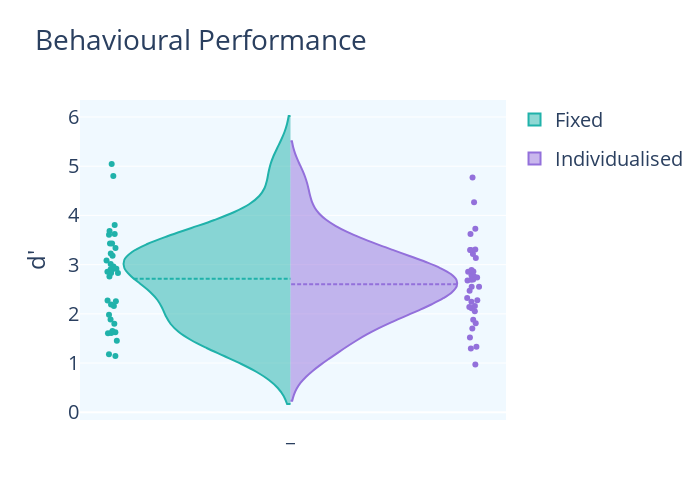

The code cell stored with this chart in its notebook:
### Code cell
show_legend = [True,True,False,False]

fig = go.Figure()

# for i in range(0,len(pd.unique(df_plot['ROI']))):
i = 0
fig.add_trace(go.Violin(x= df_dprime_violin['label'][(df_dprime_violin['cond'] == 'Fixed') &
                                (df_dprime_violin['label'] == pd.unique(df_dprime_violin['label'])[i])],
                    y=df_dprime_violin['dprime'][(df_dprime_violin['cond'] == 'Fixed')&
                                        (df_dprime_violin['label'] == pd.unique(df_dprime_violin['label'])[i])],
                                        
                                        legendgroup='Fixed', scalegroup='Fixed', name='Fixed',
                    side='negative',
                    pointpos=-1.07, # where to position points
                    line_color='lightseagreen',
                    showlegend=show_legend[i],
                    ))
        

fig.add_trace(go.Violin(x=df_dprime_violin['label'][(df_dprime_violin['cond'] == 'Individualised') &
                                (df_dprime_violin['label'] == pd.unique(df_dprime_violin['label'])[i])],
                    y=df_dprime_violin['dprime'][(df_dprime_violin['cond'] == 'Individualised')&
                                        (df_dprime_violin['label'] == pd.unique(df_dprime_violin['label'])[i])],
                    legendgroup='Individualised', scalegroup='Individualised', name='Individualised',
                    side='positive',
                    pointpos=1.1, # where to position points
                    line_color='mediumpurple',
                    showlegend=show_legend[i],
                    
                    ))                    


# update characteristics shared by all traces
fig.update_traces(meanline_visible=True,
                  points='all', # show all points
                  jitter=0.05,  # add some jitter on points for better visibility
                  scalemode='count') #scale violin plot area with total count
fig.update_layout(
    title_text="Behavioural Performance",
    # xaxis_title = "ROI",
    yaxis_title = "d'",
    violingap=0.3, violingroupgap=0, violinmode='overlay',
    autosize = False,
    width = 700, 
    height = 500,
    font_size = 20,
    plot_bgcolor = '#f0f9ff' )
# fig.write_image("/dPrime.jpg", scale = 12)
fig.show()

### Figure 1 — Plotly figure (JSON) as saved in the notebook; plotly's stock layout.template omitted (floating-point values rounded to 4 significant figures)
{"data": [{"jitter": 0.05, "legendgroup": "Fixed", "line": {"color": "lightseagreen"}, "meanline": {"visible": true}, "name": "Fixed", "pointpos": -1.07, "points": "all", "scalegroup": "Fixed", "scalemode": "count", "showlegend": true, "side": "negative", "type": "violin", "x": ["_", "_", "_", "_", "_", "_", "_", "_", "_", "_", "_", "_", "_", "_", "_", "_", "_", "_", "_", "_", "_", "_", "_", "_", "_", "_", "_", "_", "_", "_", "_", "_", "_", "_", "_"], "y": [2.256, 1.801, 5.043, 3.621, 1.146, 3.181, 4.801, 2.273, 1.653, 2.831, 2.158, 3.429, 3.013, 1.628, 3.609, 1.607, 2.828, 2.192, 1.613, 2.906, 3.337, 1.981, 3.083, 2.906, 3.229, 2.76, 2.853, 2.914, 1.455, 2.96, 1.883, 3.804, 1.181, 3.429, 3.683]}, {"jitter": 0.05, "legendgroup": "Individualised", "line": {"color": "mediumpurple"}, "meanline": {"visible": true}, "name": "Individualised", "pointpos": 1.1, "points": "all", "scalegroup": "Individualised", "scalemode": "count", "showlegend": true, "side": "positive", "type": "violin", "x": ["_", "_", "_", "_", "_", "_", "_", "_", "_", "_", "_", "_", "_", "_", "_", "_", "_", "_", "_", "_", "_", "_", "_", "_", "_", "_", "_", "_", "_", "_", "_", "_", "_", "_", "_"], "y": [2.111, 2.758, 3.297, 4.27, 4.77, 3.732, 1.295, 1.703, 1.808, 2.47, 1.519, 3.621, 2.054, 2.676, 2.549, 3.305, 2.694, 2.16, 3.134, 2.741, 2.275, 2.138, 0.969, 2.783, 2.246, 1.332, 1.88, 2.861, 2.697, 2.321, 2.549, 2.893, 2.853, 3.297, 3.214]}], "layout": {"autosize": false, "font": {"size": 20}, "height": 500, "plot_bgcolor": "#f0f9ff", "title": {"text": "Behavioural Performance"}, "violingap": 0.3, "violingroupgap": 0, "violinmode": "overlay", "width": 700, "yaxis": {"title": {"text": "d'"}}}}
